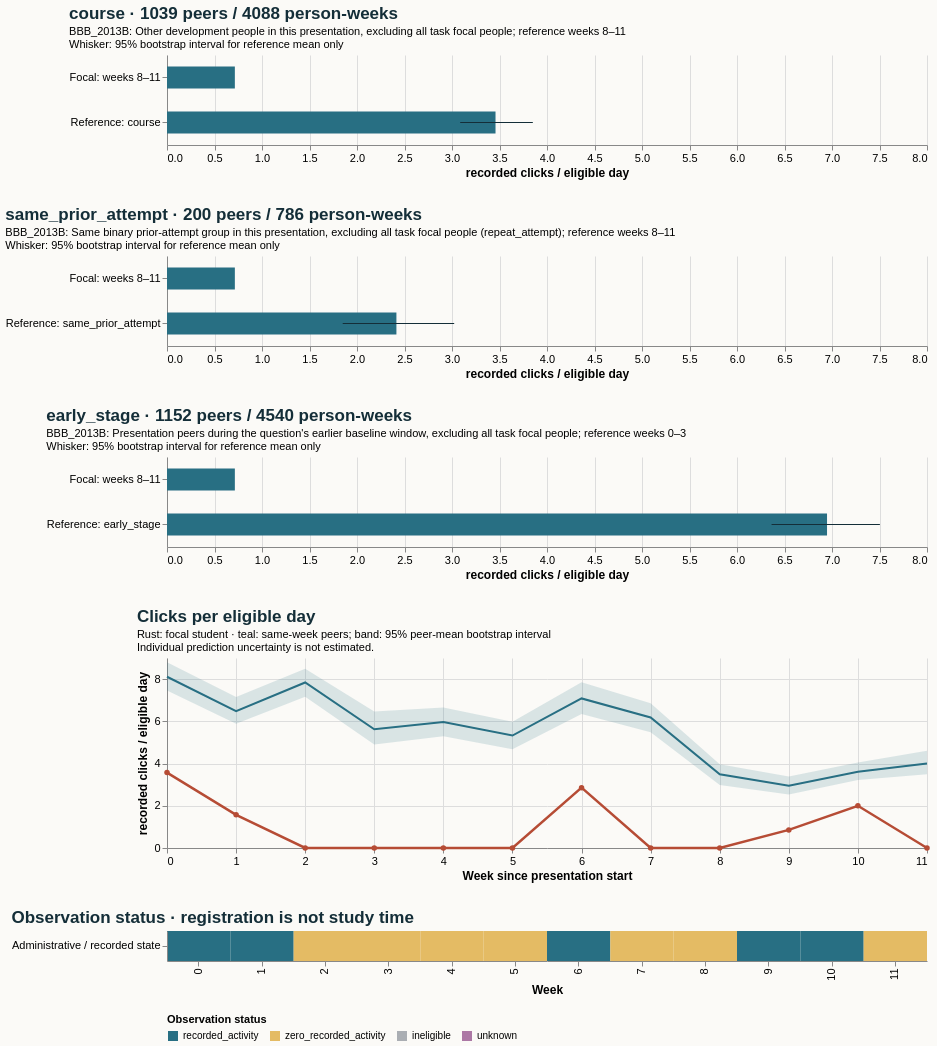

Write the Vega-Lite specification saved for this chart.
### Vega-Lite specification from a JSON file in a GitHub repository (floating-point values rounded to 4 significant figures)
{"$schema": "https://vega.github.io/schema/vega-lite/v5.20.1.json", "config": {"axis": {"labelFontSize": 11, "titleFontSize": 12}, "background": "#fbfaf7", "font": "sans-serif", "title": {"anchor": "start", "color": "#142e38", "fontSize": 17, "subtitleFontSize": 11}, "view": {"continuousHeight": 300, "continuousWidth": 300, "stroke": null}}, "datasets": {"data-829c8b4d2eff3c693c51b71d454e9c6d": [{"hi": null, "lo": null, "series": "Focal: weeks 8–11", "value": 0.7143}, {"hi": 3.851, "lo": 3.086, "series": "Reference: course", "value": 3.458}], "data-8e32d7ccefe747e82a3ba3f244f2c259": [{"end_day": 6, "focal_value": 3.571, "peer_ci_high": 8.793, "peer_ci_low": 7.457, "peer_mean": 8.112, "peer_observations": 1151, "peer_people": 1151, "reference": "course", "unit": "recorded clicks / eligible day", "week": 0}, {"end_day": 13, "focal_value": 1.571, "peer_ci_high": 7.153, "peer_ci_low": 5.881, "peer_mean": 6.478, "peer_observations": 1144, "peer_people": 1144, "reference": "course", "unit": "recorded clicks / eligible day", "week": 1}, {"end_day": 20, "focal_value": 0.0, "peer_ci_high": 8.492, "peer_ci_low": 7.166, "peer_mean": 7.84, "peer_observations": 1126, "peer_people": 1126, "reference": "course", "unit": "recorded clicks / eligible day", "week": 2}, {"end_day": 27, "focal_value": 0.0, "peer_ci_high": 6.471, "peer_ci_low": 4.898, "peer_mean": 5.624, "peer_observations": 1119, "peer_people": 1119, "reference": "course", "unit": "recorded clicks / eligible day", "week": 3}, {"end_day": 34, "focal_value": 0.0, "peer_ci_high": 6.651, "peer_ci_low": 5.291, "peer_mean": 5.963, "peer_observations": 1082, "peer_people": 1082, "reference": "course", "unit": "recorded clicks / eligible day", "week": 4}, {"end_day": 41, "focal_value": 0.0, "peer_ci_high": 5.985, "peer_ci_low": 4.676, "peer_mean": 5.327, "peer_observations": 1075, "peer_people": 1075, "reference": "course", "unit": "recorded clicks / eligible day", "week": 5}, {"end_day": 48, "focal_value": 2.857, "peer_ci_high": 7.852, "peer_ci_low": 6.342, "peer_mean": 7.085, "peer_observations": 1065, "peer_people": 1065, "reference": "course", "unit": "recorded clicks / eligible day", "week": 6}, {"end_day": 55, "focal_value": 0.0, "peer_ci_high": 6.851, "peer_ci_low": 5.48, "peer_mean": 6.182, "peer_observations": 1049, "peer_people": 1049, "reference": "course", "unit": "recorded clicks / eligible day", "week": 7}, {"end_day": 62, "focal_value": 0.0, "peer_ci_high": 3.966, "peer_ci_low": 2.988, "peer_mean": 3.491, "peer_observations": 1039, "peer_people": 1039, "reference": "course", "unit": "recorded clicks / eligible day", "week": 8}, {"end_day": 69, "focal_value": 0.8571, "peer_ci_high": 3.383, "peer_ci_low": 2.533, "peer_mean": 2.947, "peer_observations": 1022, "peer_people": 1022, "reference": "course", "unit": "recorded clicks / eligible day", "week": 9}, {"end_day": 76, "focal_value": 2.0, "peer_ci_high": 4.051, "peer_ci_low": 3.226, "peer_mean": 3.615, "peer_observations": 1016, "peer_people": 1016, "reference": "course", "unit": "recorded clicks / eligible day", "week": 10}, {"end_day": 83, "focal_value": 0.0, "peer_ci_high": 4.607, "peer_ci_low": 3.493, "peer_mean": 4.0, "peer_observations": 1011, "peer_people": 1011, "reference": "course", "unit": "recorded clicks / eligible day", "week": 11}], "data-ca1c19e9952f1ccaa75afbb3ee15033e": [{"hi": null, "lo": null, "series": "Focal: weeks 8–11", "value": 0.7143}, {"hi": 3.023, "lo": 1.85, "series": "Reference: same_prior_attempt", "value": 2.415}], "data-e6abc6c71536b4b30447add2f3b65857": [{"eligible_days": 7.0, "end_day": 6, "logging_completeness": "unknown", "observation_status": "recorded_activity", "row": "Administrative / recorded state", "score_status": "withheld_release_time_unknown", "start_day": 0, "value": 3.571, "week": 0}, {"eligible_days": 7.0, "end_day": 13, "logging_completeness": "unknown", "observation_status": "recorded_activity", "row": "Administrative / recorded state", "score_status": "withheld_release_time_unknown", "start_day": 7, "value": 1.571, "week": 1}, {"eligible_days": 7.0, "end_day": 20, "logging_completeness": "unknown", "observation_status": "zero_recorded_activity", "row": "Administrative / recorded state", "score_status": "withheld_release_time_unknown", "start_day": 14, "value": 0.0, "week": 2}, {"eligible_days": 7.0, "end_day": 27, "logging_completeness": "unknown", "observation_status": "zero_recorded_activity", "row": "Administrative / recorded state", "score_status": "withheld_release_time_unknown", "start_day": 21, "value": 0.0, "week": 3}, {"eligible_days": 7.0, "end_day": 34, "logging_completeness": "unknown", "observation_status": "zero_recorded_activity", "row": "Administrative / recorded state", "score_status": "withheld_release_time_unknown", "start_day": 28, "value": 0.0, "week": 4}, {"eligible_days": 7.0, "end_day": 41, "logging_completeness": "unknown", "observation_status": "zero_recorded_activity", "row": "Administrative / recorded state", "score_status": "withheld_release_time_unknown", "start_day": 35, "value": 0.0, "week": 5}, {"eligible_days": 7.0, "end_day": 48, "logging_completeness": "unknown", "observation_status": "recorded_activity", "row": "Administrative / recorded state", "score_status": "withheld_release_time_unknown", "start_day": 42, "value": 2.857, "week": 6}, {"eligible_days": 7.0, "end_day": 55, "logging_completeness": "unknown", "observation_status": "zero_recorded_activity", "row": "Administrative / recorded state", "score_status": "withheld_release_time_unknown", "start_day": 49, "value": 0.0, "week": 7}, {"eligible_days": 7.0, "end_day": 62, "logging_completeness": "unknown", "observation_status": "zero_recorded_activity", "row": "Administrative / recorded state", "score_status": "withheld_release_time_unknown", "start_day": 56, "value": 0.0, "week": 8}, {"eligible_days": 7.0, "end_day": 69, "logging_completeness": "unknown", "observation_status": "recorded_activity", "row": "Administrative / recorded state", "score_status": "withheld_release_time_unknown", "start_day": 63, "value": 0.8571, "week": 9}, {"eligible_days": 7.0, "end_day": 76, "logging_completeness": "unknown", "observation_status": "recorded_activity", "row": "Administrative / recorded state", "score_status": "withheld_release_time_unknown", "start_day": 70, "value": 2.0, "week": 10}, {"eligible_days": 7.0, "end_day": 83, "logging_completeness": "unknown", "observation_status": "zero_recorded_activity", "row": "Administrative / recorded state", "score_status": "withheld_release_time_unknown", "start_day": 77, "value": 0.0, "week": 11}], "data-ef1119a75d82b09b0bf68ccaca20c9f9": [{"hi": null, "lo": null, "series": "Focal: weeks 8–11", "value": 0.7143}, {"hi": 7.504, "lo": 6.364, "series": "Reference: early_stage", "value": 6.948}]}, "resolve": {"scale": {"color": "independent"}}, "spacing": 28, "vconcat": [{"data": {"name": "data-829c8b4d2eff3c693c51b71d454e9c6d"}, "height": 90, "layer": [{"encoding": {"x": {"field": "value", "scale": {"domain": [0, 7.879], "zero": true}, "title": "recorded clicks / eligible day", "type": "quantitative"}, "y": {"field": "series", "sort": null, "title": null, "type": "nominal"}}, "mark": {"color": "#286f83", "size": 22, "type": "bar"}}, {"encoding": {"x": {"field": "lo", "type": "quantitative"}, "x2": {"field": "hi"}, "y": {"field": "series", "sort": null, "title": null, "type": "nominal"}}, "mark": {"color": "#142e38", "type": "rule"}}], "title": {"subtitle": ["BBB_2013B: Other development people in this presentation, excluding all task focal people; reference weeks 8–11", "Whisker: 95% bootstrap interval for reference mean only"], "text": "course · 1039 peers / 4088 person-weeks"}, "width": 760}, {"data": {"name": "data-ca1c19e9952f1ccaa75afbb3ee15033e"}, "height": 90, "layer": [{"encoding": {"x": {"field": "value", "scale": {"domain": [0, 7.879], "zero": true}, "title": "recorded clicks / eligible day", "type": "quantitative"}, "y": {"field": "series", "sort": null, "title": null, "type": "nominal"}}, "mark": {"color": "#286f83", "size": 22, "type": "bar"}}, {"encoding": {"x": {"field": "lo", "type": "quantitative"}, "x2": {"field": "hi"}, "y": {"field": "series", "sort": null, "title": null, "type": "nominal"}}, "mark": {"color": "#142e38", "type": "rule"}}], "title": {"subtitle": ["BBB_2013B: Same binary prior-attempt group in this presentation, excluding all task focal people (repeat_attempt); reference weeks 8–11", "Whisker: 95% bootstrap interval for reference mean only"], "text": "same_prior_attempt · 200 peers / 786 person-weeks"}, "width": 760}, {"data": {"name": "data-ef1119a75d82b09b0bf68ccaca20c9f9"}, "height": 90, "layer": [{"encoding": {"x": {"field": "value", "scale": {"domain": [0, 7.879], "zero": true}, "title": "recorded clicks / eligible day", "type": "quantitative"}, "y": {"field": "series", "sort": null, "title": null, "type": "nominal"}}, "mark": {"color": "#286f83", "size": 22, "type": "bar"}}, {"encoding": {"x": {"field": "lo", "type": "quantitative"}, "x2": {"field": "hi"}, "y": {"field": "series", "sort": null, "title": null, "type": "nominal"}}, "mark": {"color": "#142e38", "type": "rule"}}], "title": {"subtitle": ["BBB_2013B: Presentation peers during the question's earlier baseline window, excluding all task focal people; reference weeks 0–3", "Whisker: 95% bootstrap interval for reference mean only"], "text": "early_stage · 1152 peers / 4540 person-weeks"}, "width": 760}, {"data": {"name": "data-8e32d7ccefe747e82a3ba3f244f2c259"}, "height": 190, "layer": [{"encoding": {"x": {"axis": {"tickMinStep": 1}, "field": "week", "title": "Week since presentation start", "type": "quantitative"}, "y": {"field": "peer_ci_low", "scale": {"zero": true}, "title": "recorded clicks / eligible day", "type": "quantitative"}, "y2": {"field": "peer_ci_high"}}, "mark": {"color": "#286f83", "opacity": 0.16, "type": "area"}}, {"encoding": {"tooltip": [{"field": "week", "type": "quantitative"}, {"field": "peer_mean", "type": "quantitative"}, {"field": "peer_people", "type": "quantitative"}, {"field": "peer_observations", "type": "quantitative"}], "x": {"field": "week", "type": "quantitative"}, "y": {"field": "peer_mean", "type": "quantitative"}}, "mark": {"color": "#286f83", "strokeWidth": 2, "type": "line"}}, {"encoding": {"tooltip": [{"field": "week", "type": "quantitative"}, {"field": "focal_value", "type": "quantitative"}], "x": {"field": "week", "type": "quantitative"}, "y": {"field": "focal_value", "type": "quantitative"}}, "mark": {"color": "#b64c35", "point": {"color": "#b64c35"}, "strokeWidth": 2.5, "type": "line"}}], "title": {"subtitle": ["Rust: focal student · teal: same-week peers; band: 95% peer-mean bootstrap interval", "Individual prediction uncertainty is not estimated."], "text": "Clicks per eligible day"}, "width": 760}, {"data": {"name": "data-e6abc6c71536b4b30447add2f3b65857"}, "encoding": {"color": {"field": "observation_status", "legend": {"labelLimit": 260, "orient": "bottom"}, "scale": {"domain": ["recorded_activity", "zero_recorded_activity", "ineligible", "unknown"], "range": ["#286f83", "#e4bb64", "#aaaeb3", "#ac78a5"]}, "title": "Observation status", "type": "nominal"}, "tooltip": [{"field": "week", "type": "quantitative"}, {"field": "eligible_days", "type": "quantitative"}, {"field": "observation_status", "type": "nominal"}, {"field": "logging_completeness", "type": "nominal"}], "x": {"field": "week", "title": "Week", "type": "ordinal"}, "y": {"field": "row", "title": null, "type": "nominal"}}, "height": 30, "mark": {"type": "rect"}, "title": "Observation status · registration is not study time", "width": 760}]}
